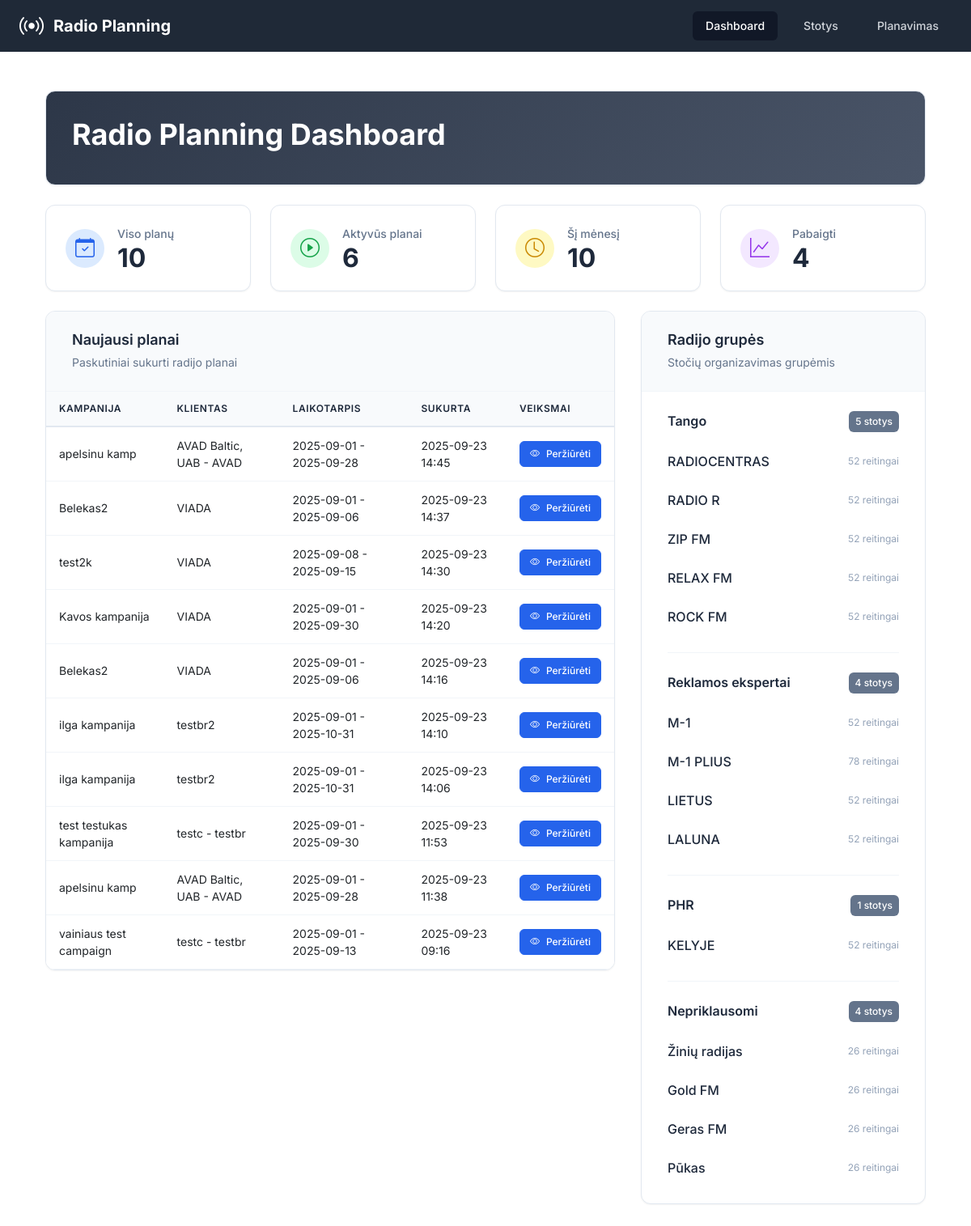
The page / on the database its author committed.
### app/models.py (models this page shows, shortened)
class RadioPlan(db.Model):
    __tablename__ = 'radio_plans'
    id = db.Column(db.Integer, primary_key=True)
    campaign_id = db.Column(db.Integer, nullable=False)  # From projects-crm
    campaign_name = db.Column(db.String(200))
    project_id = db.Column(db.Integer)
    project_name = db.Column(db.String(200))
    client_brand_id = db.Column(db.Integer)
    client_brand_name = db.Column(db.String(200))
    start_date = db.Column(db.Date, nullable=False)
    end_date = db.Column(db.Date, nullable=False)
    target_audience = db.Column(db.String(50), nullable=False)
    our_discount = db.Column(db.Float, default=0)  # Percentage
    client_discount = db.Column(db.Float, default=0)  # Percentage
    created_at = db.Column(db.DateTime, default=datetime.utcnow)
    updated_at = db.Column(db.DateTime, default=datetime.utcnow, onupdate=datetime.utcnow)
    spots = db.relationship('RadioSpot', backref='plan', lazy='dynamic', cascade='all, delete-orphan')
    clips = db.relationship('RadioClip', backref='plan', lazy='dynamic', cascade='all, delete-orphan')
    selected_stations = db.relationship('RadioStation', secondary=plan_stations, lazy='subquery',
                                      backref=db.backref('plans', lazy=True))

class RadioGroup(db.Model):
    __tablename__ = 'radio_groups'
    id = db.Column(db.Integer, primary_key=True)
    name = db.Column(db.String(100), nullable=False, unique=True)
    created_at = db.Column(db.DateTime, default=datetime.utcnow)
    stations = db.relationship('RadioStation', backref='group', lazy='dynamic', cascade='all, delete-orphan')

class RadioStation(db.Model):
    __tablename__ = 'radio_stations'
    id = db.Column(db.Integer, primary_key=True)
    name = db.Column(db.String(100), nullable=False)
    group_id = db.Column(db.Integer, db.ForeignKey('radio_groups.id'), nullable=False)
    created_at = db.Column(db.DateTime, default=datetime.utcnow)
    updated_at = db.Column(db.DateTime, default=datetime.utcnow, onupdate=datetime.utcnow)
    prices = db.relationship('StationPrice', backref='station', lazy='dynamic', cascade='all, delete-orphan')
    ratings = db.relationship('StationRating', backref='station', lazy='dynamic', cascade='all, delete-orphan')

### app/routes.py (the view)
@main_bp.route('/')
def index():
    plans = RadioPlan.query.order_by(RadioPlan.created_at.desc()).limit(10).all()
    stations = RadioStation.query.all()
    groups = RadioGroup.query.all()
    return render_template('index.html',
                         plans=plans,
                         stations=stations,
                         groups=groups)

### app/templates/index.html (shortened to what this page needs)
{% extends "base.html" %}
{% block content %}
<div class="container-fluid p-0">
    <div class="dashboard-header mb-4">
        <div class="header-content">
            <h1 style="color: white;">Radio Planning Dashboard</h1>
        </div>
    </div>
    <div class="grid grid-cols-1 gap-4 sm:grid-cols-4 mb-6">
        <div class="professional-card">
            <div class="card-content">
                <div class="card-icon bg-blue-100">
                    <i class="bi bi-calendar-check text-blue-600"></i>
                </div>
                <div class="card-stats">
                    <p class="card-title">Viso planų</p>
                    <p class="card-number" id="totalPlans">{{ plans | length }}</p>
                </div>
            </div>
        </div>
        <div class="professional-card">
            <div class="card-content">
                <div class="card-icon bg-green-100">
                    <i class="bi bi-play-circle text-green-600"></i>
                </div>
                <div class="card-stats">
                    <p class="card-title">Aktyvūs planai</p>
                    <p class="card-number" id="activePlans">0</p>
                </div>
            </div>
        </div>
        <div class="professional-card">
            <div class="card-content">
                <div class="card-icon bg-yellow-100">
                    <i class="bi bi-clock text-yellow-600"></i>
                </div>
                <div class="card-stats">
                    <p class="card-title">Šį mėnesį</p>
                    <p class="card-number" id="thisMonthPlans">0</p>
                </div>
            </div>
        </div>
        <div class="professional-card">
            <div class="card-content">
                <div class="card-icon bg-purple-100">
                    <i class="bi bi-graph-up text-purple-600"></i>
                </div>
                <div class="card-stats">
                    <p class="card-title">Pabaigti</p>
                    <p class="card-number" id="completedPlans">0</p>
                </div>
            </div>
        </div>
    </div>
    <div class="content-grid">
        <div class="content-section plans-section">
            <div class="professional-section">
                <div class="section-header">
                    <div class="section-title">
                        <h3>Naujausi planai</h3>
                        <span class="section-subtitle">Paskutiniai sukurti radijo planai</span>
                    </div>
                </div>
                <div class="table-container">
                    {% if plans %}
                    <div class="table-responsive">
                        <table class="professional-table">
                            <thead>
                                <tr>
                                    <th>Kampanija</th>
                                    <th>Klientas</th>
                                    <th>Laikotarpis</th>
                                    <th>Sukurta</th>
                                    <th>Veiksmai</th>
                                </tr>
                            </thead>
                            <tbody>
                                {% for plan in plans %}
                                <tr>
                                    <td>{{ plan.campaign_name or 'N/A' }}</td>
                                    <td>{{ plan.client_brand_name or 'N/A' }}</td>
                                    <td>{{ plan.start_date.strftime('%Y-%m-%d') }} - {{ plan.end_date.strftime('%Y-%m-%d') }}</td>
                                    <td>{{ plan.created_at.strftime('%Y-%m-%d %H:%M') }}</td>
                                    <td>
                                        <a href="{{ url_for('main.view_plan', plan_id=plan.id) }}" class="btn-professional btn-primary btn-sm">
                                            <i class="bi bi-eye"></i>
                                            <span>Peržiūrėti</span>
                                        </a>
                                    </td>
                                </tr>
                                {% endfor %}
                            </tbody>
                        </table>
                    </div>
                    {% endif %}
                </div>
            </div>
        </div>
        <div class="content-section groups-section">
            <div class="professional-section">
                <div class="section-header">
                    <div class="section-title">
                        <h3>Radijo grupės</h3>
                        <span class="section-subtitle">Stočių organizavimas grupėmis</span>
                    </div>
                </div>
                <div class="groups-container">
                    {% for group in groups %}
                    <div class="group-item">
                        <div class="group-header">
                            <h4>{{ group.name }}</h4>
                            <span class="group-badge">{{ group.stations.count() }} stotys</span>
                        </div>
                        <div class="stations-list">
                            {% for station in group.stations %}
                            <div class="station-item">
                                <span class="station-name">{{ station.name }}</span>
                                <span class="station-info">{{ station.ratings.count() }} reitingai</span>
                            </div>
                            {% endfor %}
                        </div>
                    </div>
                    {% endfor %}
                </div>
            </div>
        </div>
    </div>
</div>
{% endblock %}

### app/templates/base.html (style rules this page uses)
body { font-family: 'Inter', sans-serif; }

### rows shown on the page
RadioPlan: campaign_name "apelsinu kamp", client_brand_name "AVAD Baltic, UAB - AVAD", start_date "2025-09-01", end_date "2025-09-28", created_at "2025-09-23 14:45"
RadioPlan: campaign_name "Belekas2", client_brand_name "VIADA", start_date "2025-09-01", end_date "2025-09-06", created_at "2025-09-23 14:37"
RadioPlan: campaign_name "test2k", client_brand_name "VIADA", start_date "2025-09-08", end_date "2025-09-15", created_at "2025-09-23 14:30"
RadioPlan: campaign_name "Kavos kampanija", client_brand_name "VIADA", start_date "2025-09-01", end_date "2025-09-30", created_at "2025-09-23 14:20"
RadioPlan: campaign_name "Belekas2", client_brand_name "VIADA", start_date "2025-09-01", end_date "2025-09-06", created_at "2025-09-23 14:16"
RadioPlan: campaign_name "ilga kampanija", client_brand_name "testbr2", start_date "2025-09-01", end_date "2025-10-31", created_at "2025-09-23 14:10"
RadioPlan: campaign_name "ilga kampanija", client_brand_name "testbr2", start_date "2025-09-01", end_date "2025-10-31", created_at "2025-09-23 14:06"
RadioPlan: campaign_name "test testukas kampanija", client_brand_name "testc - testbr", start_date "2025-09-01", end_date "2025-09-30", created_at "2025-09-23 11:53"
RadioPlan: campaign_name "apelsinu kamp", client_brand_name "AVAD Baltic, UAB - AVAD", start_date "2025-09-01", end_date "2025-09-28", created_at "2025-09-23 11:38"
RadioPlan: campaign_name "vainiaus test campaign", client_brand_name "testc - testbr", start_date "2025-09-01", end_date "2025-09-13", created_at "2025-09-23 09:16"
RadioGroup: name "Tango", stations.count "5"
RadioStation: name "RADIOCENTRAS", ratings.count "52"
RadioStation: name "RADIO R", ratings.count "52"
RadioStation: name "ZIP FM", ratings.count "52"
RadioStation: name "RELAX FM", ratings.count "52"
RadioStation: name "ROCK FM", ratings.count "52"
RadioGroup: name "Reklamos ekspertai", stations.count "4"
RadioStation: name "M-1", ratings.count "52"
RadioStation: name "M-1 PLIUS", ratings.count "78"
RadioStation: name "LIETUS", ratings.count "52"
RadioStation: name "LALUNA", ratings.count "52"
RadioGroup: name "PHR", stations.count "1"
RadioStation: name "KELYJE", ratings.count "52"
RadioGroup: name "Nepriklausomi", stations.count "4"
RadioStation: name "Žinių radijas", ratings.count "26"
RadioStation: name "Gold FM", ratings.count "26"
RadioStation: name "Geras FM", ratings.count "26"
RadioStation: name "Pūkas", ratings.count "26"

### other values the page prints
{{ plans | length }} "10"
